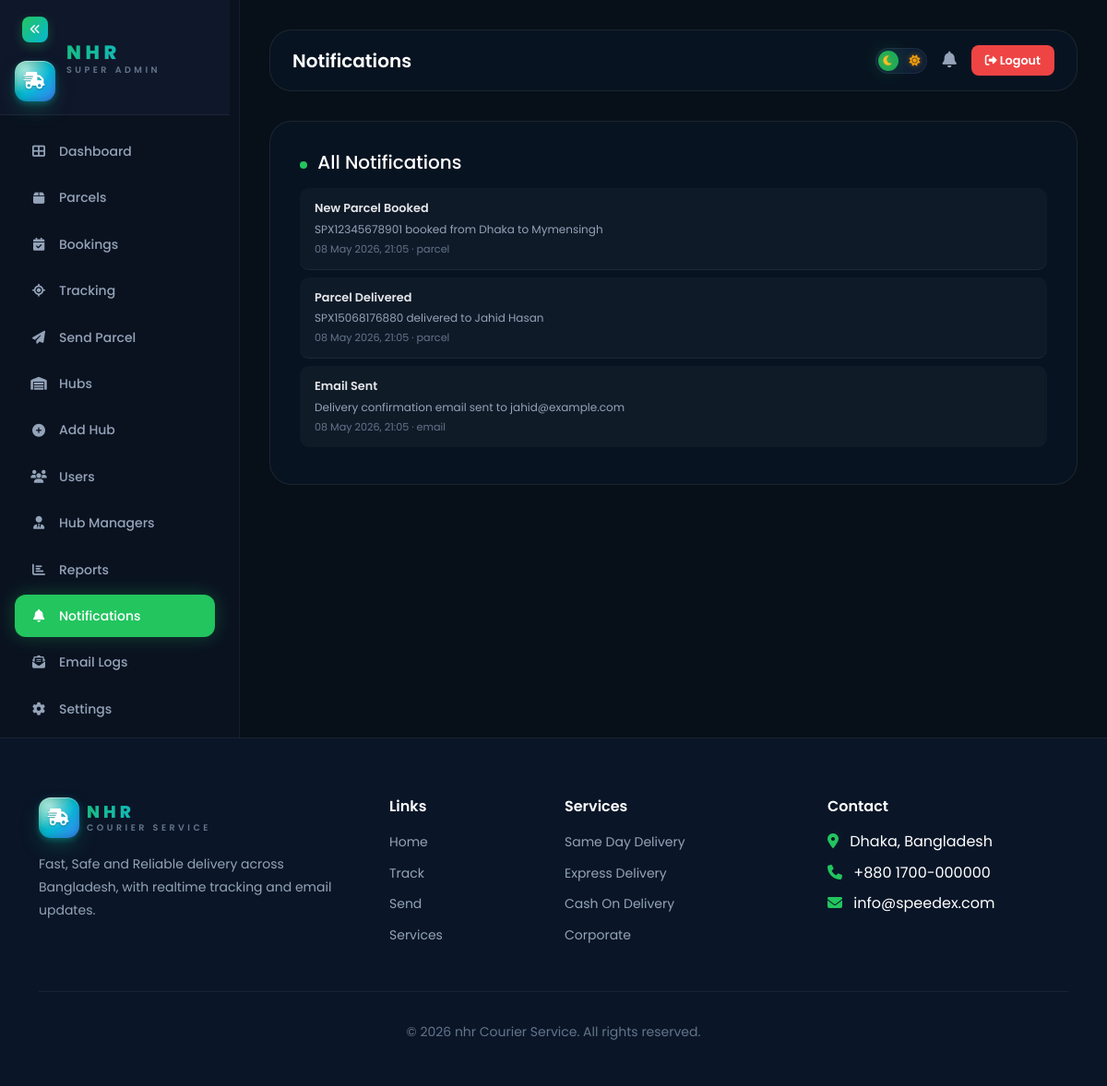
The page /admin/notifications.php (signed in) on the database its author committed.
### tables this page shows
CREATE TABLE `notifications` (
  `id` INT UNSIGNED AUTO_INCREMENT PRIMARY KEY,
  `user_id` INT UNSIGNED DEFAULT NULL,
  `type` VARCHAR(50) NOT NULL DEFAULT 'system',
  `title` VARCHAR(255) NOT NULL,
  `message` TEXT NOT NULL,
  `link` VARCHAR(255) DEFAULT NULL,
  `is_read` TINYINT(1) NOT NULL DEFAULT 0,
  `created_at` TIMESTAMP DEFAULT CURRENT_TIMESTAMP,
  INDEX `idx_notifications_user` (`user_id`),
  INDEX `idx_notifications_read` (`is_read`)
);

### config/database.php (called while the page is built, shortened)
<?php
class Database {
    private static ?PDO $instance = null;
    public static function getConnection(): PDO {
        if (self::$instance === null) {
            try {
                $dsn = "mysql:host=" . DB_HOST . ";dbname=" . DB_NAME . ";charset=" . DB_CHARSET;
                self::$instance = new PDO($dsn, DB_USER, DB_PASS, [
                    PDO::ATTR_ERRMODE            => PDO::ERRMODE_EXCEPTION,
                    PDO::ATTR_DEFAULT_FETCH_MODE => PDO::FETCH_ASSOC,
                    PDO::ATTR_EMULATE_PREPARES   => false,
                ]);
            } catch (PDOException $e) {
                error_log("DB Error: " . $e->getMessage());
                die("Database connection failed.");
            }
        }
        return self::$instance;
    }
}
function sanitize($input): string {
    return htmlspecialchars(trim((string)$input), ENT_QUOTES, 'UTF-8');
}

### admin/notifications.php (the view, shortened to what this page needs)
<?php
require_once __DIR__ . '/../includes/admin_shell.php';
$rows = Database::getConnection()->query("SELECT * FROM notifications ORDER BY created_at DESC LIMIT 200")->fetchAll();
?>
<div class="glass-card">
  <h5 class="mb-3"><span class="live-dot"></span> All Notifications</h5>
  <?php foreach ($rows as $n): ?>
    <div class="notif-item hover-glow" style="border-radius:10px;margin-bottom:8px;background:rgba(255,255,255,.03);">
      <div class="t"><?= sanitize($n['title']) ?></div>
      <div class="m"><?= sanitize($n['message']) ?></div>
      <div class="d"><?= date('d M Y, H:i', strtotime($n['created_at'])) ?> · <?= sanitize($n['type']) ?></div>
    </div>
  <?php endforeach; ?>
</div>

### assets/css/style.css (style rules this page uses)
:root { --primary: #22c55e; --primary-light: #4ade80; --primary-dark: #16a34a; --primary-glow: 0 0 20px rgba(34, 197, 94, 0.3); --primary-glow-strong: 0 0 40px rgba(34, 197, 94, 0.5); --gradient-primary: linear-gradient(135deg, #22c55e, #16a34a); --gradient-hero: linear-gradient(135deg, #071018 0%, #0a1628 50%, #071018 100%); --gradient-card: linear-gradient(135deg, rgba(34, 197, 94, 0.05), rgba(34, 197, 94, 0.02)); --gradient-neon: linear-gradient(90deg, #22c55e, #4ade80, #22c55e); --font-primary: 'Poppins', sans-serif; --font-size-xs: 0.75rem; --font-size-sm: 0.875rem; --font-size-base: 1rem; --font-size-lg: 1.125rem; --font-size-xl: 1.25rem; --font-size-2xl: 1.5rem; --font-size-3xl: 1.875rem; --font-size-4xl: 2.25rem; --font-size-5xl: 3rem; --font-size-6xl: 3.75rem; --space-1: 0.25rem; --space-2: 0.5rem; --space-3: 0.75rem; --space-4: 1rem; --space-5: 1.25rem; --space-6: 1.5rem; --space-8: 2rem; --space-10: 2.5rem; --space-12: 3rem; --space-16: 4rem; --space-20: 5rem; --radius-sm: 8px; --radius-md: 12px; --radius-lg: 16px; --radius-xl: 24px; --radius-full: 9999px; --transition-fast: 0.15s ease; --transition-base: 0.3s ease; --transition-slow: 0.5s ease; --transition-spring: 0.4s cubic-bezier(0.175, 0.885, 0.32, 1.275); --z-dropdown: 100; --z-sticky: 200; --z-modal: 300; --z-toast: 400; }
[data-theme="dark"] { --bg-primary: #071018; --bg-secondary: #0a1628; --bg-tertiary: #0f1f35; --bg-card: rgba(15, 31, 53, 0.8); --bg-card-hover: rgba(15, 31, 53, 0.95); --bg-glass: rgba(7, 16, 24, 0.7); --bg-input: rgba(15, 31, 53, 0.6); --bg-sidebar: #0a1220; --text-primary: #ffffff; --text-secondary: #94a3b8; --text-muted: #64748b; --text-inverse: #071018; --border-color: rgba(34, 197, 94, 0.15); --border-subtle: rgba(255, 255, 255, 0.06); --border-hover: rgba(34, 197, 94, 0.4); --shadow-sm: 0 2px 8px rgba(0, 0, 0, 0.3); --shadow-md: 0 4px 16px rgba(0, 0, 0, 0.4); --shadow-lg: 0 8px 32px rgba(0, 0, 0, 0.5); --shadow-card: 0 4px 24px rgba(0, 0, 0, 0.3); --glass-bg: rgba(10, 22, 40, 0.6); --glass-border: rgba(255, 255, 255, 0.08); --glass-blur: blur(20px); }
*, *::before, *::after { margin: 0; padding: 0; box-sizing: border-box; }
html { scroll-behavior: smooth; -webkit-font-smoothing: antialiased; -moz-osx-font-smoothing: grayscale; }
body { font-family: var(--font-primary); background-color: var(--bg-primary); color: var(--text-primary); line-height: 1.6; overflow-x: hidden; transition: background-color var(--transition-base), color var(--transition-base); }
.glass-card { background: var(--glass-bg); backdrop-filter: var(--glass-blur); -webkit-backdrop-filter: var(--glass-blur); border: 1px solid var(--glass-border); border-radius: var(--radius-xl); padding: var(--space-8); transition: all var(--transition-base); }

### assets/css/extras.css (style rules this page uses)
.live-dot { display:inline-block;width:8px;height:8px;border-radius:50%;background:#22c55e;box-shadow:0 0 0 0 rgba(34,197,94,.7);animation:pulseDot 1.6s infinite;margin-right:6px; }
.notif-item { padding:12px 16px;border-bottom:1px solid rgba(255,255,255,.06);font-size:.8rem; }
.notif-item:last-child { border-bottom:none; }
.notif-item .t { font-weight:600;color:#e5e7eb;margin-bottom:2px; }
.notif-item .m { color:#94a3b8;font-size:.75rem; }
.notif-item .d { color:#64748b;font-size:.7rem;margin-top:4px; }
.hover-glow { transition:transform .25s ease, box-shadow .25s ease; }
.card, .feature-card, .stat-card, .pricing-card, .glass-card, .chart-card, .role-card, .info-card { width: 100%; }

### rows shown on the page
notifications: title "New Parcel Booked", message "SPX12345678901 booked from Dhaka to Mymensingh", created_at "08 May 2026, 21:05", type "parcel"
notifications: title "Parcel Delivered", message "SPX15068176880 delivered to Jahid Hasan", created_at "08 May 2026, 21:05", type "parcel"
notifications: title "Email Sent", message "Delivery confirmation email sent to jahid@example.com", created_at "08 May 2026, 21:05", type "email"

### other values the page prints
$title "Notifications"
